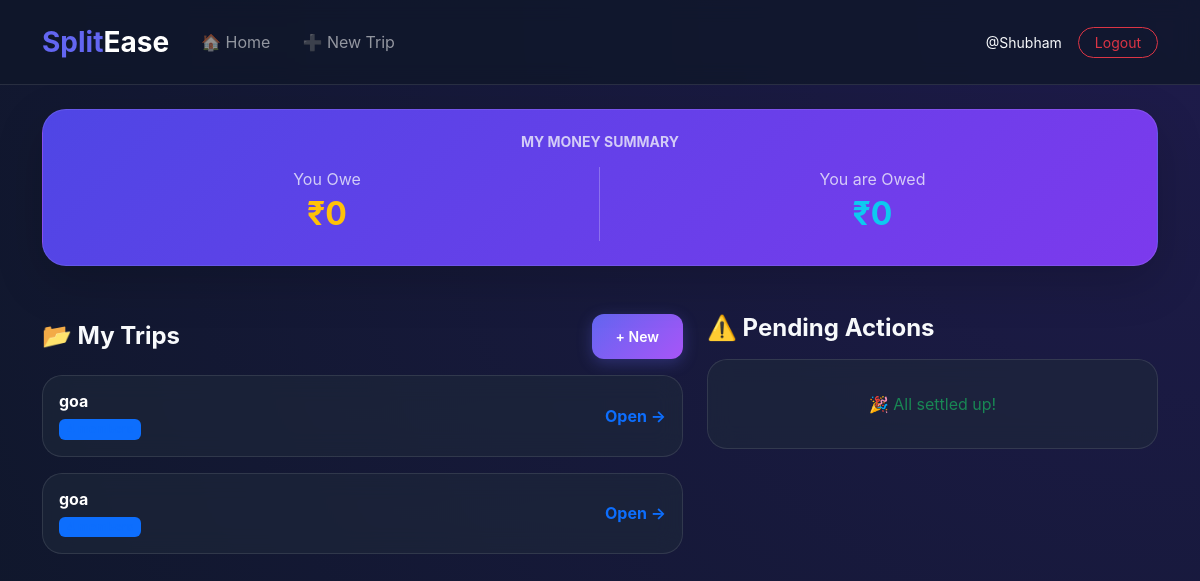
The page /home/ (signed in) on the database as committed earlier.
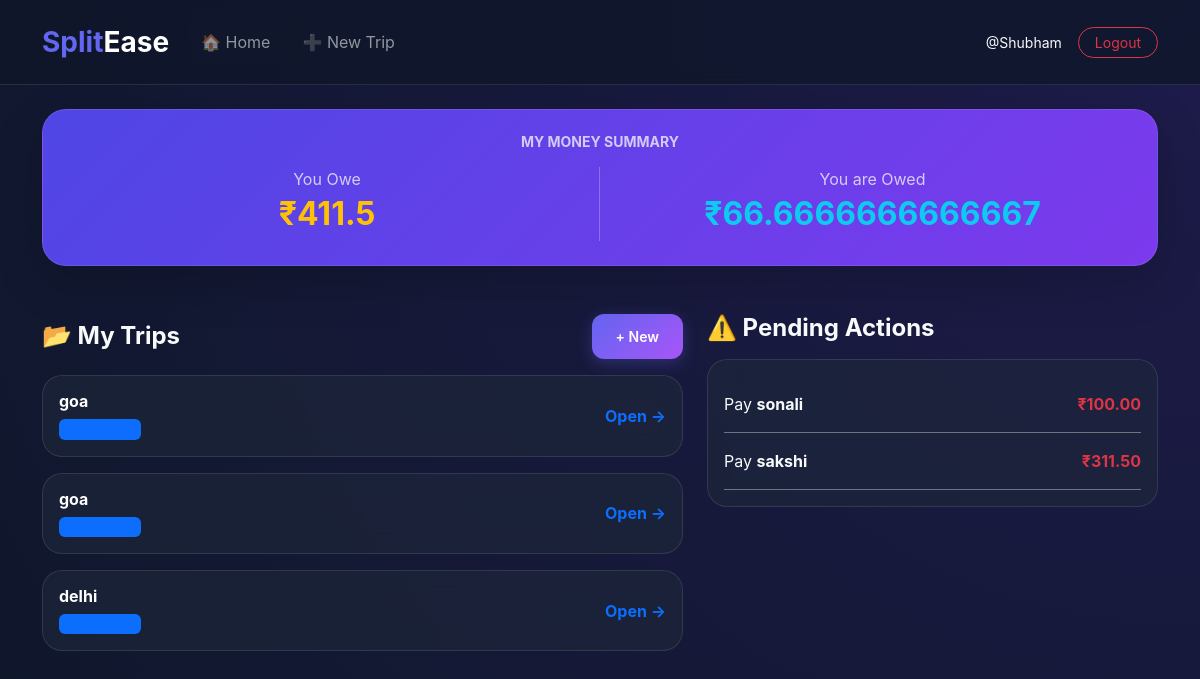
The same page on the database as committed later.
### expenses/models.py (models this page shows, shortened)
class Trip(models.Model):
    name = models.CharField(max_length=100)
    description = models.TextField(null=True,blank=True)
    members = models.ManyToManyField(User, related_name="trips")
    created_by = models.ForeignKey(User, on_delete=models.CASCADE, related_name="created_trips", null=True, blank=True)
    created_at = models.DateTimeField(auto_now_add=True,null=True, blank=True)

class Debt(models.Model):
    trip = models.ForeignKey(Trip, on_delete=models.CASCADE)
    from_user = models.ForeignKey(User, related_name="debts_to_pay", on_delete=models.CASCADE)
    to_user = models.ForeignKey(User, related_name="debts_to_receive", on_delete=models.CASCADE)
    amount = models.DecimalField(max_digits=10, decimal_places=2, default=0)
    class Meta:
        unique_together = ('trip', 'from_user', 'to_user')

### expenses/views.py (the view)
# urls.py: path('home/', views.home, name='home'),
@login_required
def home(request):
    my_trips = request.user.trips.all()
    to_pay_list = Debt.objects.filter(from_user=request.user).exclude(amount=0)
    to_receive_list = Debt.objects.filter(to_user=request.user).exclude(amount=0)
    total_to_pay = to_pay_list.aggregate(Sum('amount'))['amount__sum'] or 0
    total_to_receive = to_receive_list.aggregate(Sum('amount'))['amount__sum'] or 0
    trip_payer_status = {}
    for trip in my_trips:
        has_paid = Expense.objects.filter(trip=trip, paid_by=request.user).exists()
        trip_payer_status[trip.id] = has_paid
    context = {
        'my_trips': my_trips,
        'to_pay': to_pay_list,
        'to_receive': to_receive_list,
        'total_to_pay': total_to_pay,
        'total_to_receive': total_to_receive,
        'trip_payer_status': trip_payer_status,
    }
    return render(request, 'expenses/home.html', context)

### expenses/templates/expenses/home.html (shortened to what this page needs)
{% extends 'base.html' %}
{% load custom_filters %}
{% block content %}
<div class="card gradient-card p-4 mb-5 shadow-lg border-0 text-center text-white">
    <h6 class="opacity-75 mb-3 fw-bold text-uppercase small">My Money Summary</h6>
    <div class="row">
        <div class="col-6 border-end border-white border-opacity-25">
            <p class="mb-1 opacity-75">You Owe</p>
            <h2 class="fw-bold text-warning">₹{{ total_to_pay }}</h2>
        </div>
        <div class="col-6">
            <p class="mb-1 opacity-75">You are Owed</p>
            <h2 class="fw-bold text-info">₹{{ total_to_receive }}</h2>
        </div>
    </div>
</div>
<div class="row g-4">
    <div class="col-md-7">
        <div class="d-flex justify-content-between align-items-center mb-3">
            <h4 class="fw-bold m-0">📂 My Trips</h4>
            <a href="{% url 'create_trip' %}" class="btn btn-primary btn-sm">+ New</a>
        </div>
        <div class="list-group">
            {% for trip in my_trips %}
            <div class="list-group-item glass-card d-flex justify-content-between align-items-center p-3 mb-3">
                <a href="{% url 'trip_dashboard' trip.id %}" class="text-decoration-none flex-grow-1">
                    <div>
                        <h6 class="fw-bold text-white mb-1">{{ trip.name }}</h6>
                        <span class="badge bg-primary bg-opacity-20 text-primary">{{ trip.members.count }} members</span>
                    </div>
                </a>
                <div class="d-flex align-items-center gap-2">
                    <span class="text-primary fw-bold">Open →</span>
                </div>
            </div>
            {% endfor %}
        </div>
    </div>
    <div class="col-md-5">
        <h4 class="fw-bold mb-3">⚠️ Pending Actions</h4>
        <div class="card p-3">
            {% for d in to_pay %}
            <div class="d-flex justify-content-between py-3 border-bottom border-secondary">
                <span>Pay <strong>{{ d.to_user.username }}</strong></span>
                <span class="text-danger fw-bold">₹{{ d.amount }}</span>
            </div>
            {% empty %}
            <p class="text-success text-center my-3">🎉 All settled up!</p>
            {% endfor %}
        </div>
    </div>
</div>
{% endblock %}

Rows that differ between the two databases and show on the page:
added Trip: name "delhi"
added Debt: to_user.username "sonali", amount "100.00"
added Debt: to_user.username "sakshi", amount "311.50"
Other text that changed with them:
{{ total_to_pay }}: "0" → "411.5"
{{ total_to_receive }}: "0" → "66.6666666666667"
text no longer shown: "🎉 All settled up!"
